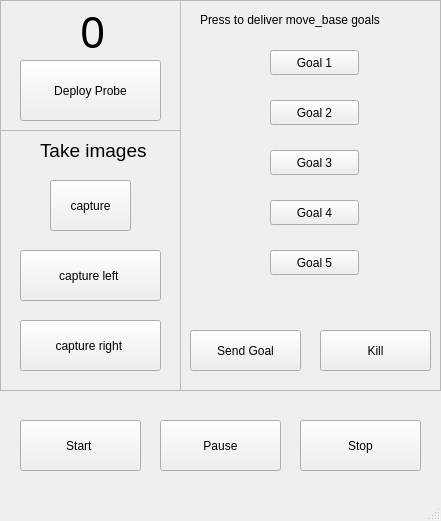
<?xml version="1.0" encoding="UTF-8"?>
<ui version="4.0">
 <class>Navigation_Task</class>
 <widget class="QMainWindow" name="Navigation_Task">
  <property name="geometry">
   <rect>
    <x>0</x>
    <y>0</y>
    <width>441</width>
    <height>521</height>
   </rect>
  </property>
  <property name="windowTitle">
   <string>MainWindow</string>
  </property>
  <widget class="QWidget" name="centralwidget">
   <widget class="QFrame" name="frame_2">
    <property name="geometry">
     <rect>
      <x>0</x>
      <y>130</y>
      <width>181</width>
      <height>261</height>
     </rect>
    </property>
    <property name="frameShape">
     <enum>QFrame::StyledPanel</enum>
    </property>
    <property name="frameShadow">
     <enum>QFrame::Raised</enum>
    </property>
    <widget class="QPushButton" name="capture">
     <property name="geometry">
      <rect>
       <x>50</x>
       <y>50</y>
       <width>81</width>
       <height>51</height>
      </rect>
     </property>
     <property name="text">
      <string>capture</string>
     </property>
    </widget>
    <widget class="QPushButton" name="capture_left">
     <property name="geometry">
      <rect>
       <x>20</x>
       <y>120</y>
       <width>141</width>
       <height>51</height>
      </rect>
     </property>
     <property name="text">
      <string>capture left </string>
     </property>
    </widget>
    <widget class="QPushButton" name="capture_right">
     <property name="geometry">
      <rect>
       <x>20</x>
       <y>190</y>
       <width>141</width>
       <height>51</height>
      </rect>
     </property>
     <property name="text">
      <string>capture right </string>
     </property>
    </widget>
    <widget class="QLabel" name="label">
     <property name="geometry">
      <rect>
       <x>40</x>
       <y>10</y>
       <width>121</width>
       <height>21</height>
      </rect>
     </property>
     <property name="font">
      <font>
       <pointsize>14</pointsize>
      </font>
     </property>
     <property name="text">
      <string>Take images</string>
     </property>
    </widget>
   </widget>
   <widget class="QFrame" name="frame">
    <property name="geometry">
     <rect>
      <x>0</x>
      <y>0</y>
      <width>181</width>
      <height>131</height>
     </rect>
    </property>
    <property name="frameShape">
     <enum>QFrame::StyledPanel</enum>
    </property>
    <property name="frameShadow">
     <enum>QFrame::Raised</enum>
    </property>
    <widget class="QPushButton" name="probe">
     <property name="geometry">
      <rect>
       <x>20</x>
       <y>60</y>
       <width>141</width>
       <height>61</height>
      </rect>
     </property>
     <property name="text">
      <string>Deploy Probe</string>
     </property>
     <property name="flat">
      <bool>false</bool>
     </property>
    </widget>
    <widget class="QLabel" name="counter">
     <property name="geometry">
      <rect>
       <x>80</x>
       <y>10</y>
       <width>31</width>
       <height>41</height>
      </rect>
     </property>
     <property name="font">
      <font>
       <family>Ubuntu Condensed</family>
       <pointsize>33</pointsize>
      </font>
     </property>
     <property name="cursor">
      <cursorShape>UpArrowCursor</cursorShape>
     </property>
     <property name="styleSheet">
      <string notr="true"/>
     </property>
     <property name="text">
      <string>0</string>
     </property>
    </widget>
   </widget>
   <widget class="QFrame" name="frame_3">
    <property name="geometry">
     <rect>
      <x>180</x>
      <y>0</y>
      <width>261</width>
      <height>391</height>
     </rect>
    </property>
    <property name="frameShape">
     <enum>QFrame::StyledPanel</enum>
    </property>
    <property name="frameShadow">
     <enum>QFrame::Raised</enum>
    </property>
    <widget class="QLabel" name="mlabel">
     <property name="geometry">
      <rect>
       <x>20</x>
       <y>10</y>
       <width>231</width>
       <height>20</height>
      </rect>
     </property>
     <property name="text">
      <string>Press to deliver move_base goals</string>
     </property>
    </widget>
    <widget class="QPushButton" name="Goal1">
     <property name="geometry">
      <rect>
       <x>90</x>
       <y>50</y>
       <width>89</width>
       <height>25</height>
      </rect>
     </property>
     <property name="text">
      <string>Goal 1</string>
     </property>
    </widget>
    <widget class="QPushButton" name="Goal2">
     <property name="geometry">
      <rect>
       <x>90</x>
       <y>100</y>
       <width>89</width>
       <height>25</height>
      </rect>
     </property>
     <property name="text">
      <string>Goal 2</string>
     </property>
    </widget>
    <widget class="QPushButton" name="Goal3">
     <property name="geometry">
      <rect>
       <x>90</x>
       <y>150</y>
       <width>89</width>
       <height>25</height>
      </rect>
     </property>
     <property name="text">
      <string>Goal 3</string>
     </property>
    </widget>
    <widget class="QPushButton" name="Goal4">
     <property name="geometry">
      <rect>
       <x>90</x>
       <y>200</y>
       <width>89</width>
       <height>25</height>
      </rect>
     </property>
     <property name="text">
      <string>Goal 4</string>
     </property>
    </widget>
    <widget class="QPushButton" name="Goal5">
     <property name="geometry">
      <rect>
       <x>90</x>
       <y>250</y>
       <width>89</width>
       <height>25</height>
      </rect>
     </property>
     <property name="text">
      <string>Goal 5</string>
     </property>
    </widget>
    <widget class="QPushButton" name="SendGoal">
     <property name="geometry">
      <rect>
       <x>10</x>
       <y>330</y>
       <width>111</width>
       <height>41</height>
      </rect>
     </property>
     <property name="text">
      <string>Send Goal</string>
     </property>
    </widget>
    <widget class="QPushButton" name="Kill">
     <property name="geometry">
      <rect>
       <x>140</x>
       <y>330</y>
       <width>111</width>
       <height>41</height>
      </rect>
     </property>
     <property name="text">
      <string>Kill</string>
     </property>
    </widget>
    <widget class="QLabel" name="goallabel">
     <property name="geometry">
      <rect>
       <x>90</x>
       <y>290</y>
       <width>111</width>
       <height>20</height>
      </rect>
     </property>
     <property name="text">
      <string/>
     </property>
    </widget>
   </widget>
   <widget class="QPushButton" name="start">
    <property name="geometry">
     <rect>
      <x>20</x>
      <y>420</y>
      <width>121</width>
      <height>51</height>
     </rect>
    </property>
    <property name="text">
     <string>Start </string>
    </property>
   </widget>
   <widget class="QPushButton" name="pause">
    <property name="geometry">
     <rect>
      <x>160</x>
      <y>420</y>
      <width>121</width>
      <height>51</height>
     </rect>
    </property>
    <property name="text">
     <string>Pause</string>
    </property>
   </widget>
   <widget class="QPushButton" name="stop">
    <property name="geometry">
     <rect>
      <x>300</x>
      <y>420</y>
      <width>121</width>
      <height>51</height>
     </rect>
    </property>
    <property name="text">
     <string>Stop</string>
    </property>
   </widget>
  </widget>
  <widget class="QMenuBar" name="menubar">
   <property name="geometry">
    <rect>
     <x>0</x>
     <y>0</y>
     <width>441</width>
     <height>22</height>
    </rect>
   </property>
  </widget>
  <widget class="QStatusBar" name="statusbar"/>
 </widget>
 <resources>
  <include location="../test.qrc"/>
 </resources>
 <connections/>
</ui>
